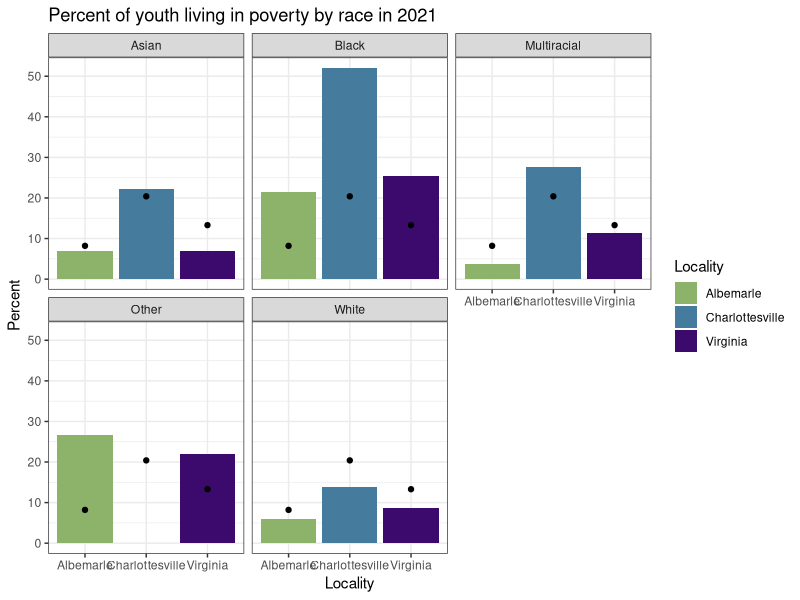
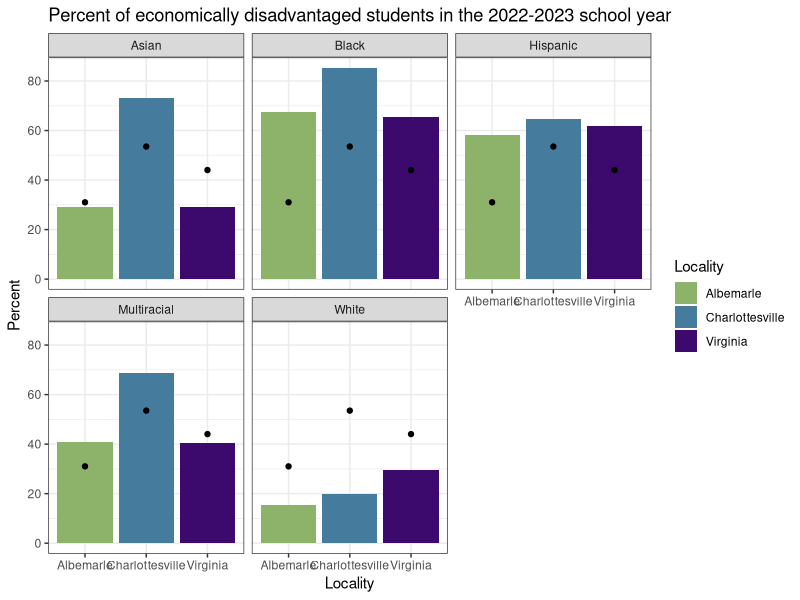

Here is the R script that generated these plots, in order: (Note: this script raises an error after producing the figures.)
# Creating data viz for stepping stones supplemental report by race 
# removing NHPI and AIAN for all plots because they represent such a small portion of the population 
# Contributor: Lee LeBoeuf

library(tidyverse)
library(stats)
library(plotrix)


################# Children Living Below Poverty Threshold #################

# reading in data
povbyrace <- read.csv("child_pov_byRace.csv") %>%
  rename(Race = race,
         Locality = NAME) %>%
  filter(Race != "aian" & Race != "nhpi" & Race != "hispanic") %>% # all NA's for hispanic
  filter(year == 2021)

povbyrace$Race <- recode(povbyrace$Race, 
                   "asian" = "Asian",
                   "black" = "Black",
                   "multi" = "Multiracial",
                   "other" = "Other",
                   "white" = "White", 
                   "hispanic" = "Hispanic")

povbyrace$Locality <- recode(povbyrace$Locality, 
                         "Albemarle County, Virginia" = "Albemarle",
                         "Charlottesville city, Virginia" = "Charlottesville")

# getting totals 
povtot <- read.csv("child_pov.csv") %>%
  filter(year == 2021)
povtot$Locality <- ifelse(povtot$county_fips == 0, "Virginia", 
                          ifelse(povtot$county_fips == 3, "Albemarle",
                                 ifelse(povtot$county_fips == 540, "Charlottesville", povtot$county_fips)))


# Plot 
ggplot() + geom_col(data = povbyrace, aes(y = pov_percent, x = Locality, fill = Locality)) + 
  geom_point(data = povtot, aes(y = pct_child_pov, x = Locality)) + ylab("Percent") + 
  ggtitle("Percent of youth living in poverty by race in 2021") + 
  theme_bw() + scale_fill_manual('Locality', values = c('#8cb369', '#457b9d', "#3c096c")) + 
  facet_wrap(~ Race) 
# Charlottesville has 0 for Other race, it's not a missing value 

################# Students Identified as Economically Disadvantaged #################

# reading in data
econbyrace <- read.csv("econ_disad_students_Race.csv") %>%
  filter(race != "American Indian or Alaska Native" & 
           race != "Unknown - Race/Ethnicity not provided" &
           race != "Native Hawaiian  or Pacific Islander") %>% 
  rename(Race = race) %>%
  filter(school_year == '2022-2023')

econbyrace$Race <- recode(econbyrace$Race, 
                         "Black, not of Hispanic origin" = "Black",
                         "Non-Hispanic, two or more races" = "Multiracial",
                         "White, not of Hispanic origin" = "White")

econbyrace$division_name <- recode(econbyrace$division_name, 
                          "Albemarle County" = "Albemarle",
                          "Charlottesville City" = "Charlottesville")

# getting totals 
econtot <- read.csv("economically_disadvantaged_students.csv") %>%
  filter(school_year == '2022-2023') 

econtot$division_name <- recode(econtot$division_name, 
                                   "Albemarle County" = "Albemarle",
                                   "Charlottesville City" = "Charlottesville")

# Plot 
ggplot() + geom_col(data = econbyrace, aes(y = percent, x = division_name, fill = division_name)) + 
  geom_point(data = econtot, aes(y = percent, x = division_name)) + ylab("Percent") + xlab("Locality") +
  ggtitle("Percent of economically disadvantaged students in the 2022-2023 school year") +
  theme_bw() + scale_fill_manual('Locality', values = c('#8cb369', '#457b9d', "#3c096c")) + 
  facet_wrap(~ Race) 


################# People Experiencing Homelessness #################
# reading in data 
hombyrace <- read.csv("pit_homelessness_race.csv")  %>%
  filter(year == 2022) %>%
  filter(group != "aian" & group != "nhpi") %>%
  rename(Race = group)

hombyrace$Race <- recode(hombyrace$Race, 
                          "black" = "Black",
                          "nonhispanic" = "Non-Hispanic",
                          "white" = "White",
                          "multi" = "Multiracial",
                          "total" = "Total",
                          "hispanic" = "Hispanic",
                          "asian" = "Asian") 

hombyrace <- pivot_longer(hombyrace, cols = c('rate_cvlalb', 'rate_region'),
                                  names_to = c('.value','Locality'),
                                  names_pattern = '(.+)_(cvlalb|region)')
# total
homtotal <- hombyrace %>%
  filter(Race == "Total") %>%
  rename(Group = Race)

# by race
hombyrace <- hombyrace %>%
  filter(Race != "Total")

# Plot 
ggplot() + geom_col(data = hombyrace, aes(y = rate, x = Locality, fill = Locality)) + 
  geom_point(data = homtotal, aes(y = rate, x = Locality)) + ylab("Percent") + xlab("Locality") +
  ggtitle("Percent of people experiencing homelessness in 2022") +
  theme_bw() + scale_fill_manual('Locality', values = c('#8cb369', '#457b9d')) + 
  facet_wrap(~ Race) 

################# Low Birth-Weight Infants #################
# reading in data 
bw <- read.csv("low_birth_weight_race.csv") %>%
  filter(year == 2020) %>%
  rename(Race = group)

bw$Race <- recode(bw$Race,
                  "black" = "Black",
                  "other" = "Other",
                  "white" = "White")
                  
bw$locality <- recode(bw$locality, 
                      "Albemarle County" = "Albemarle",
                      "Charlottesville City" = "Charlottesville",
                      "Commonwealth Of Virginia" = "Virginia")

# by race
bwrace <- bw %>%
  filter(Race != "all")
                      
# totals 
bwtot <- bw %>%
  filter(Race == "all") %>%
  select(-Race)

# Plot 
ggplot() + geom_col(data = bwrace, aes(y = percent, x = locality, fill = locality)) + 
  geom_point(data = bwtot, aes(y = percent, x = locality)) + ylab("Percent") + xlab("Locality") +
  ggtitle("Percent of babies born with low weight in 2020") +
  theme_bw() + scale_fill_manual('Locality', values = c('#8cb369', '#457b9d', "#3c096c")) + 
  facet_wrap(~ Race) 
# Charlottesville has 0 for other race, it's not a missing value 

################# Infant Deaths #################
# reading in data 
id <- read.csv("infant_mortality_race.csv")%>%
  filter(year == 2020) %>%
  rename(Race = group)

id$Race <- recode(id$Race,
                  "black" = "Black",
                  "other" = "Other",
                  "white" = "White")
                  
id$locality <- recode(id$locality, 
                      "Albemarle County" = "Albemarle",
                      "Charlottesville City" = "Charlottesville",
                      "Commonwealth Of Virginia" = "Virginia")

# by race
idrace <- id %>%
  filter(Race != "all")

# totals 
idtot <- id %>%
  filter(Race == "all") %>%
  select(-Race)

# Plot 
ggplot() + geom_col(data = idrace, aes(y = percent, x = locality, fill = locality)) + 
  geom_point(data = idtot, aes(y = percent, x = locality)) + ylab("Percent") + xlab("Locality") +
  ggtitle("Rate of infant mortality in 2020") +
  theme_bw() + scale_fill_manual('Locality', values = c('#8cb369', '#457b9d', "#3c096c")) + 
  facet_wrap(~ Race) 
# Charlottesville really does have 0 for Black and Other race, it's not missing 

################# Post-Secondary Enrollment #################
# reading in data 
psenroll <- read.csv("postsecondary_education_race.csv") %>%
  filter(group != "American Indian" & group != "Native Hawaiian") %>%
  rename(Race = group) %>% 
  filter(year == 2020)

psenroll$Race <- ifelse(psenroll$Race == "2 or More", "Multiracial", psenroll$Race)

psenrollrace <- psenroll %>%
  filter(Race != "All Students")

psenrolltot <- psenroll %>%
  filter(Race == "All Students") %>%
  select(-Race)

# Plot 
ggplot() + geom_col(data = psenrollrace, aes(y = percent_any, x = locality, fill = locality)) + 
  geom_point(data = psenrolltot, aes(y = percent_any, x = locality)) + ylab("Percent") + xlab("Locality") +
  ggtitle("Percent youth enrolling in secondary education in 2020") +
  theme_bw() + scale_fill_manual('Locality', values = c('#8cb369', '#457b9d', "#3c096c")) + 
  facet_wrap(~ Race) 
# Data are missing for Charlottesville Asian students 


################# Suspension data #################

# reading in data
nonprekVAall <- read.csv("school_suspension_CRDCnonprek.csv")

nonprekVAall$OSS_Total <- rowSums(nonprekVAall[,c('OSS_Black','OSS_Hispanic','OSS_White','OSS_TwoOrMore', 'OSS_Asian')], na.rm = T)

nonprekVAall$totalstudents <- nonprekVAall$num_Total

nonprekVAall <- nonprekVAall %>%
  filter(Year != 2009)

## Re-shaping them to long format 
k12long_count_oss <- pivot_longer(nonprekVAall, cols = c('num_Black', 'num_Hispanic', 'num_White',
                                                         'num_TwoOrMore', 'num_Asian', 'num_Total',
                                                         'OSS_Black', 'OSS_Hispanic', 'OSS_White',
                                                         'OSS_TwoOrMore','OSS_Asian', 'OSS_Total'),
                                  names_to = c('.value','Race'),
                                  names_pattern = '(.+)_(Black|White|Hispanic|Asian|TwoOrMore|Total)')

k12long_count_oss$Race <- ifelse(k12long_count_oss$Race == "TwoOrMore", "Two or more", k12long_count_oss$Race)

# Calculating the percent of students suspended in each racial group 
k12long_count_oss$percsus <- round(k12long_count_oss$OSS / k12long_count_oss$num * 100, 2)
# Calculating the percent of the students enrolled in each racial group 
k12long_count_oss$percenroll <- round(k12long_count_oss$num / k12long_count_oss$totalstudents * 100, 2)

allva <- k12long_count_oss %>%
  group_by(Year, Race) %>%
  summarise(meanpercsus = round(weighted.mean(percsus, num, na.rm = T), 2),
            se = std.error(percsus, na.rm = T),
            meanperenroll = round(mean(percenroll, na.rm = T), 2),
            meanenroll = mean(num))

# Filtering to just Charlottesville and Albemarle 

albcville <- k12long_count_oss %>%
  filter(LEA == "ALBEMARLE CO PBLC SCHS" | LEA == "CHARLOTTESVILLE CTY PBLC SCHS")

albcville$Locality <- ifelse(albcville$LEA == "ALBEMARLE CO PBLC SCHS", "Albemarle", "Charlottesville")

albcville <- albcville %>%
  group_by(Locality, Year, Race) %>%
  summarise(meanpercsus = round(weighted.mean(percsus, num, na.rm = T), 2),
            se = std.error(percsus, na.rm = T),
            meanperenroll = round(mean(percenroll, na.rm = T), 2),
            meanenroll = mean(num))

fulldat <- rbind(allva, albcville)
fulldat$Locality <- ifelse(is.na(fulldat$Locality) == T, "Virginia", fulldat$Locality)

mostrecentTot <- fulldat %>%
  filter(Year == 2017) %>%
  filter(Race == 'Total') %>%
  rename(group = Race)

mostrecent <- fulldat %>%
  filter(Year == 2017) %>%
  filter(Race != 'Total')

ggplot() + geom_col(data = mostrecent, aes(y = meanpercsus, x = Locality, fill = Locality)) + 
  geom_point(data = mostrecentTot, aes(y = meanpercsus, x = Locality)) + ylab("Percent") + 
  ggtitle("Percent of students suspended in the 2017-2018 school year") +
  theme_bw() + ylim(0, 15) + scale_fill_manual('Locality', values = c('#8cb369', '#457b9d', "#3c096c")) + 
  facet_wrap(~ Race) 

################# Children in Foster Care #################
# reading in data 
# fosterbyrace <- read.csv("foster_care_race.csv") %>%
#   rename(Race = race) %>%
#   filter(Race != "aian" & Race != "nhpi" & Race != "unknown") %>%
#   filter(year == 2022)
# 
# fosterbyrace$Race <- recode(fosterbyrace$Race, 
#                          "asian" = "Asian",
#                          "black" = "Black",
#                          "multi" = "Multiracial",
#                          "other" = "Other",
#                          "white" = "White", 
#                          "hispanic" = "Hispanic")
# 
# # getting totals 
# fostertot <- read.csv("foster_care.csv") %>%
#   filter(year == 2022)
# 
# # Plot 
# ggplot() + geom_col(data = fosterbyrace, aes(y = percent, x = locality, fill = locality)) + 
#   geom_point(data = fostertot, aes(y = fc_rate, x = locality)) + ylab("Percent") + xlab("Locality") +
#   theme_bw() + scale_fill_manual('Locality', values = c('#8cb369', '#457b9d', "#3c096c")) + 
#   facet_wrap(~ Race) 
